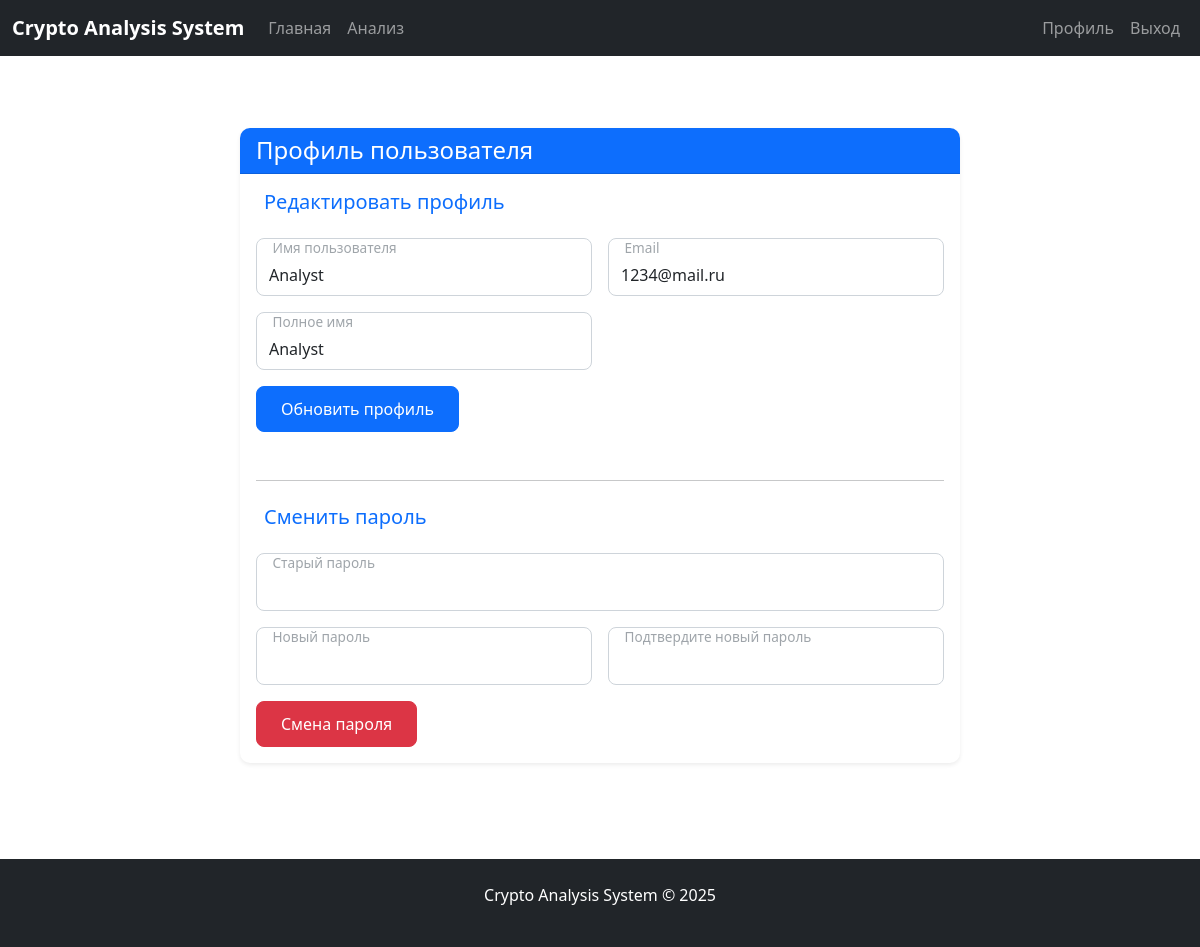
The page /profile (signed in) on the database its author committed.
### app.py (models this page shows, shortened)
class User(UserMixin, db.Model):
    id = db.Column(db.Integer, primary_key=True)
    username = db.Column(db.String(80), unique=True, nullable=False)
    email = db.Column(db.String(120), unique=True, nullable=False)
    password_hash = db.Column(db.String(128))
    role = db.Column(db.String(20), nullable=False)
    full_name = db.Column(db.String(100))
    last_login = db.Column(db.DateTime)

### app.py (the view, shortened to what this page needs)
@app.route('/profile', methods=['GET', 'POST'])
@login_required
def profile():
    form = UserEditForm(obj=current_user)
    password_form = PasswordChangeForm()
    return render_template('profile.html', form=form, password_form=password_form)

### app.py
class UserEditForm(FlaskForm):
    username = StringField('Имя пользователя', validators=[DataRequired(), Length(min=4, max=20)])
    email = StringField('Email', validators=[DataRequired(), Email()])
    role = SelectField('Роль', choices=[('admin', 'Admin'), ('trader', 'Trader'), ('analyst', 'Analyst')])
    full_name = StringField('Полное имя', validators=[DataRequired()])
    submit = SubmitField('Обновить профиль')

class PasswordChangeForm(FlaskForm):
    old_password = PasswordField('Старый пароль', validators=[DataRequired()])
    new_password = PasswordField('Новый пароль', validators=[DataRequired(), Length(min=6)])
    confirm_password = PasswordField('Подтвердите новый пароль',
                                     validators=[DataRequired(), EqualTo('new_password')])
    submit = SubmitField('Смена пароля')

### app.py (called while the page is built)
@login_manager.user_loader
def load_user(user_id):
    return User.query.get(int(user_id))

### templates/profile.html (shortened to what this page needs)
{% extends "base.html" %}
{% block content %}
<div class="container py-5">
  <div class="row">
    <div class="col-lg-8 mx-auto">
      <div class="card shadow-sm">
        <div class="card-header bg-primary text-white">
          <h2 class="h4 mb-0">Профиль пользователя</h2>
        </div>
        <div class="card-body">
          <div class="profile-section mb-5">
            <h3 class="h5 mb-4 text-primary">
              Редактировать профиль
            </h3>
            <form method="POST">
              <div class="row g-3">
                <div class="col-md-6">
                  <div class="form-floating">
                    {{ form.username(class="form-control", id="username") }}
                    <label for="username">{{ form.username.label.text }}</label>
                  </div>
                </div>
                <div class="col-md-6">
                  <div class="form-floating">
                    {{ form.email(class="form-control", id="email") }}
                    <label for="email">{{ form.email.label.text }}</label>
                  </div>
                </div>
                <div class="col-md-6">
                  <div class="form-floating">
                    {{ form.full_name(class="form-control", id="full_name") }}
                    <label for="full_name">{{ form.full_name.label.text }}</label>
                  </div>
                </div>
                <div class="col-12 mt-3">
                  {{ form.submit(class="btn btn-primary px-4") }}
                </div>
              </div>
            </form>
          </div>
          <hr class="my-4">
          <div class="password-section">
            <h3 class="h5 mb-4 text-primary">
              Сменить пароль
            </h3>
            <form method="POST" action="{{ url_for('change_password') }}">
              <div class="row g-3">
                <div class="col-md-12">
                  <div class="form-floating">
                    {{ password_form.old_password(class="form-control", id="old_password") }}
                    <label for="old_password">{{ password_form.old_password.label.text }}</label>
                  </div>
                </div>
                <div class="col-md-6">
                  <div class="form-floating">
                    {{ password_form.new_password(class="form-control", id="new_password") }}
                    <label for="new_password">{{ password_form.new_password.label.text }}</label>
                  </div>
                </div>
                <div class="col-md-6">
                  <div class="form-floating">
                    {{ password_form.confirm_password(class="form-control", id="confirm_password") }}
                    <label for="confirm_password">{{ password_form.confirm_password.label.text }}</label>
                  </div>
                </div>
                <div class="col-12 mt-3">
                  {{ password_form.submit(class="btn btn-danger px-4") }}
                </div>
              </div>
            </form>
          </div>
        </div>
      </div>
    </div>
  </div>
</div>
{% endblock %}

### static/static/styles.css (style rules this page uses)
body { background-color: #f8f9fa; }
.card { box-shadow: 0 0.15rem 1.75rem 0 rgba(33, 40, 50, 0.15); }
.card-header { font-weight: 500; }
.card-header:first-child { border-radius: 0.35rem 0.35rem 0 0; }

### templates/profile.html (style rules this page uses)
.card { border-radius: 10px; overflow: hidden; border: none; }
.form-control, .form-select { border-radius: 8px; padding: 12px; border: 1px solid #ced4da; }
.form-floating label { padding: 0.8rem 1rem; color: #6c757d; }
.form-floating > .form-control:focus ~ label, .form-floating > .form-control:not(:placeholder-shown) ~ label, .form-floating > .form-select ~ label { transform: scale(0.85) translateY(-0.9rem) translateX(0.15rem); }
.btn { border-radius: 8px; padding: 10px 20px; font-weight: 500; transition: all 0.3s ease; }
.btn-danger { background-color: #dc3545; border-color: #dc3545; }

### rows shown on the page
User: username "Analyst", email "1234@mail.ru", full_name "Analyst"
